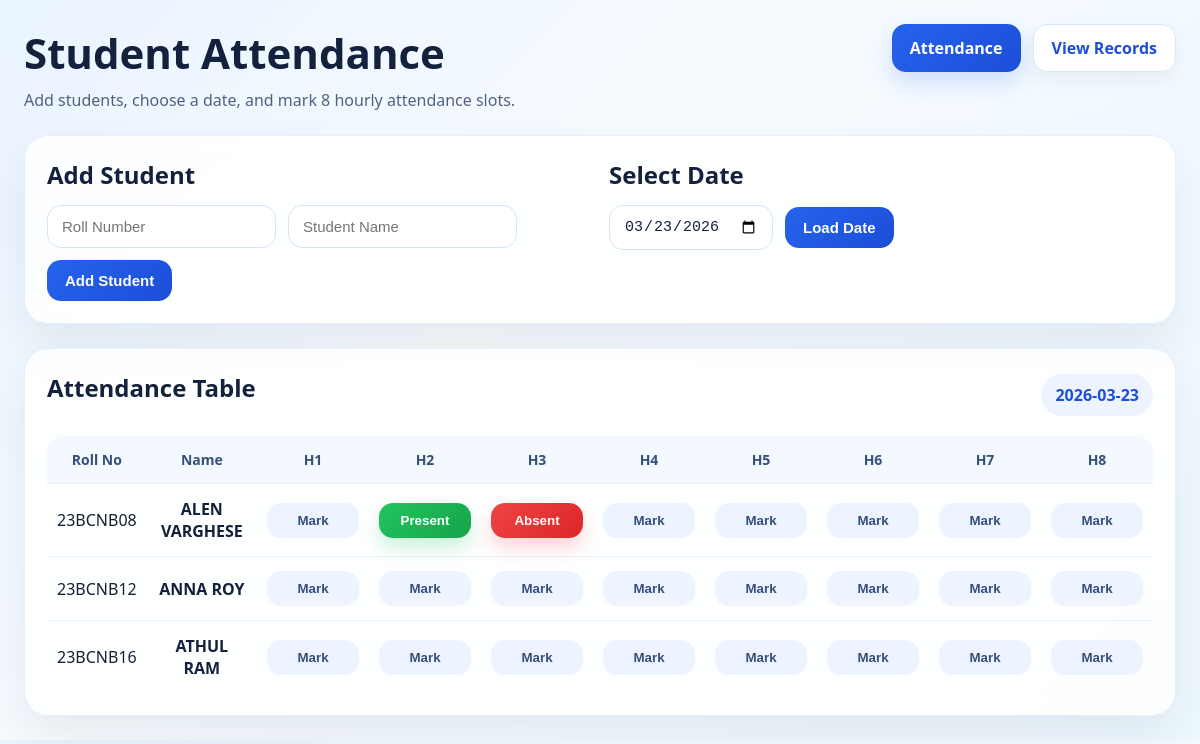
The page / on the database its author committed.
### tables this page shows
CREATE TABLE students (
            id INTEGER PRIMARY KEY AUTOINCREMENT,
            roll_no TEXT UNIQUE NOT NULL,
            name TEXT NOT NULL
        );

CREATE TABLE attendance (
            id INTEGER PRIMARY KEY AUTOINCREMENT,
            student_id INTEGER NOT NULL,
            att_date TEXT NOT NULL,
            hour_no INTEGER NOT NULL,
            status TEXT NOT NULL CHECK(status IN ('Present', 'Absent')),
            UNIQUE(student_id, att_date, hour_no),
            FOREIGN KEY(student_id) REFERENCES students(id)
        );

### app/app.py (the view)
@app.route("/")
def index():
    selected_date = request.args.get("date", date.today().isoformat())
    conn = get_db()
    students = conn.execute(
        "SELECT id, roll_no, name FROM students ORDER BY roll_no, name"
    ).fetchall()
    rows = conn.execute("""
        SELECT student_id, hour_no, status
        FROM attendance
        WHERE att_date = ?
    """, (selected_date,)).fetchall()
    conn.close()
    attendance_map = {}
    for row in rows:
        attendance_map[(row["student_id"], row["hour_no"])] = row["status"]
    return render_template(
        "index.html",
        students=students,
        selected_date=selected_date,
        attendance_map=attendance_map
    )

### app/app.py (called while the page is built)
def get_db():
    conn = sqlite3.connect(DB_NAME)
    conn.row_factory = sqlite3.Row
    return conn

### app/templates/index.html (shortened to what this page needs)
<!DOCTYPE html>
<html lang="en">
<head>
    <link rel="stylesheet" href="{{ url_for('static', filename='style.css') }}">
</head>
<body>
    <div class="page-shell">
        <header class="topbar">
            <div>
                <h1>Student Attendance</h1>
                <p class="subtitle">Add students, choose a date, and mark 8 hourly attendance slots.</p>
            </div>
            <nav class="top-actions">
                <a class="nav-link" href="{{ url_for('index', date=selected_date) }}">Attendance</a>
                <a class="nav-link secondary" href="{{ url_for('records') }}">View Records</a>
            </nav>
        </header>
        <section class="panel form-panel">
            <div class="form-card">
                <h2>Add Student</h2>
                <form action="{{ url_for('add_student') }}" method="POST" class="inline-form">
                    <input type="text" name="roll_no" placeholder="Roll Number" required>
                    <input type="text" name="name" placeholder="Student Name" required>
                    <button type="submit" class="btn primary">Add Student</button>
                </form>
            </div>
            <div class="form-card">
                <h2>Select Date</h2>
                <form method="GET" action="{{ url_for('index') }}" class="inline-form">
                    <input type="date" name="date" value="{{ selected_date }}" required>
                    <button type="submit" class="btn primary">Load Date</button>
                </form>
            </div>
        </section>
        <section class="panel">
            <div class="table-header">
                <h2>Attendance Table</h2>
                <span class="date-pill">{{ selected_date }}</span>
            </div>
            {% if students %}
            <div class="table-wrap">
                <table class="attendance-table">
                    <thead>
                        <tr>
                            <th>Roll No</th>
                            <th>Name</th>
                            {% for hour in range(1, 9) %}
                            <th>H{{ hour }}</th>
                            {% endfor %}
                        </tr>
                    </thead>
                    <tbody>
                        {% for student in students %}
                        <tr>
                            <td>{{ student["roll_no"] }}</td>
                            <td class="name-col">{{ student["name"] }}</td>
                            {% for hour in range(1, 9) %}
                                {% set status = attendance_map.get((student["id"], hour), "Mark") %}
                                {% set status_class = "status-mark" %}
                                {% if status == "Present" %}
                                    {% set status_class = "status-present" %}
                                {% elif status == "Absent" %}
                                    {% set status_class = "status-absent" %}
                                {% endif %}
                                <td>
                                    <button
                                        class="mark-btn {{ status_class }}"
                                        data-student-id="{{ student['id'] }}"
                                        data-student-name="{{ student['name'] }}"
                                        data-hour="{{ hour }}"
                                        data-date="{{ selected_date }}"
                                        data-status="{{ status }}"
                                        type="button"
                                    >
                                        {{ status }}
                                    </button>
                                </td>
                            {% endfor %}
                        </tr>
                        {% endfor %}
                    </tbody>
                </table>
            </div>
            {% else %}
            <div class="empty-state">
                <p>No students added yet. Add a student first.</p>
            </div>
            {% endif %}
        </section>
    </div>
</body>
</html>

### app/static/style.css (style rules this page uses)
* { box-sizing: border-box; }
body { margin: 0; font-family: "Segoe UI", Arial, sans-serif; background: linear-gradient(135deg, #eaf4ff 0%, #f6fbff 40%, #eef8ff 100%); color: #162033; }
.page-shell { max-width: 1350px; margin: 0 auto; padding: 24px; }
.topbar { display: flex; justify-content: space-between; align-items: flex-start; gap: 16px; margin-bottom: 24px; }
.topbar h1 { margin: 0 0 8px; font-size: 42px; font-weight: 800; color: #14213d; }
.subtitle { margin: 0; color: #50627f; font-size: 16px; }
.top-actions { display: flex; gap: 12px; flex-wrap: wrap; }
.nav-link { display: inline-flex; align-items: center; justify-content: center; min-width: 120px; padding: 12px 18px; border-radius: 14px; text-decoration: none; color: white; background: linear-gradient(135deg, #2563eb, #1d4ed8); box-shadow: 0 10px 24px rgba(37, 99, 235, 0.2); font-weight: 700; }
.nav-link.secondary { background: white; color: #1d4ed8; border: 1px solid #dbe7ff; box-shadow: 0 8px 20px rgba(15, 23, 42, 0.06); }
.panel { background: rgba(255, 255, 255, 0.88); border: 1px solid rgba(220, 232, 255, 0.7); backdrop-filter: blur(10px); border-radius: 24px; box-shadow: 0 20px 45px rgba(22, 32, 51, 0.08); padding: 22px; }
.form-panel { display: grid; grid-template-columns: 1fr 1fr; gap: 18px; margin-bottom: 24px; }
.form-card h2, .table-header h2, .student-list-panel h2, .details-panel h2 { margin-top: 0; margin-bottom: 14px; color: #14213d; }
.inline-form { display: flex; gap: 12px; flex-wrap: wrap; align-items: center; }
input[type="text"], input[type="date"], select { padding: 12px 14px; border: 1px solid #d7e3f7; border-radius: 14px; background: white; color: #14213d; font-size: 15px; min-width: 160px; outline: none; }
.btn { border: none; border-radius: 14px; padding: 12px 18px; font-weight: 700; font-size: 15px; cursor: pointer; }
.btn.primary { background: linear-gradient(135deg, #2563eb, #1d4ed8); color: white; }
.table-header { display: flex; justify-content: space-between; align-items: center; margin-bottom: 18px; gap: 12px; }
.date-pill { padding: 10px 14px; border-radius: 999px; background: #edf4ff; color: #1d4ed8; font-weight: 700; }
.table-wrap { overflow-x: auto; }
.attendance-table { width: 100%; border-collapse: collapse; min-width: 1000px; overflow: hidden; border-radius: 18px; }
.attendance-table th, .attendance-table td { padding: 14px 10px; border-bottom: 1px solid #e8f0ff; text-align: center; }
.attendance-table th { background: #f4f8ff; color: #35507a; font-size: 14px; }
.attendance-table tr:last-child td { border-bottom: none; }
.name-col { font-weight: 600; color: #14213d; }
.mark-btn { min-width: 92px; padding: 10px 12px; border: none; border-radius: 14px; font-weight: 700; cursor: pointer; transition: transform 0.15s ease, box-shadow 0.15s ease; }
.status-mark { background: #eef4ff; color: #35507a; }
.status-present { background: linear-gradient(135deg, #22c55e, #16a34a); color: white; box-shadow: 0 10px 18px rgba(34, 197, 94, 0.22); }
.status-absent { background: linear-gradient(135deg, #ef4444, #dc2626); color: white; box-shadow: 0 10px 18px rgba(239, 68, 68, 0.22); }

### rows shown on the page
students: roll_no "23BCNB08", name "ALEN VARGHESE", status "Mark" "Mark" "Mark" "Mark" "Mark" "Mark"
attendance: status "Present"
attendance: status "Absent"
students: roll_no "23BCNB12", name "ANNA ROY", status "Mark" "Mark" "Mark" "Mark" "Mark" "Mark" "Mark" "Mark"
students: roll_no "23BCNB16", name "ATHUL RAM", status "Mark" "Mark" "Mark" "Mark" "Mark" "Mark" "Mark" "Mark"

### other values the page prints
{{ selected_date }} "2026-03-23"
{{ hour }} "1" "2" "3" "4" "5" "6" "7" "8"
